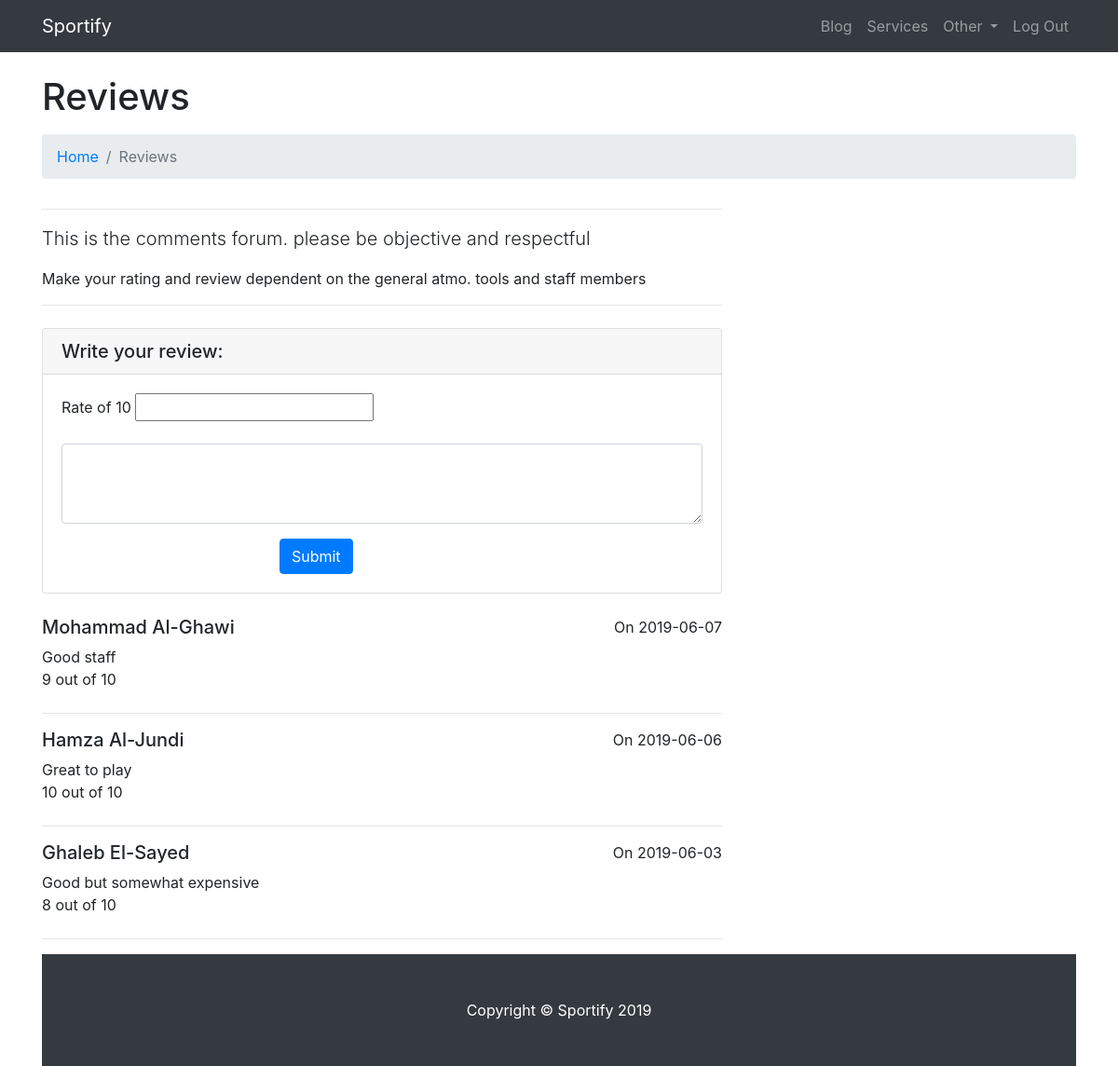
The page /reviews.php?id=47 on the database its author committed.
### tables this page shows
CREATE TABLE `review` (
  `id` int(11) NOT NULL,
  `text` text NOT NULL,
  `date` date NOT NULL,
  `rate` int(11) NOT NULL
);

CREATE TABLE `client` (
  `id` int(11) NOT NULL,
  `fname` varchar(50) NOT NULL,
  `lname` varchar(50) NOT NULL,
  `phone` int(11) NOT NULL,
  `birthdate` date NOT NULL,
  `un` varchar(50) NOT NULL,
  `pw` varchar(50) NOT NULL,
  `fitlevel` varchar(50) NOT NULL,
  `longitude` double NOT NULL,
  `latitude` double NOT NULL
);

### reviews.php (the view, shortened to what this page needs)
<!DOCTYPE html>
<?php
$con=mysqli_connect("localhost","root","","sportify");
$id = $_GET['id'];
$revq = "SELECT review.rate, review.text, review.date, client.fname, client.lname from review INNER join revsub ON revsub.rid = review.id INNER join activity on revsub.actid = activity.id INNER JOIN client on client.id = revsub.cid where revsub.actid = $id order by review.date desc";
$res = mysqli_query($con, $revq);
$typeQ = "SELECT type from activity where id=$id";
$Typeres = mysqli_query($con, $typeQ);
$rrr = mysqli_fetch_array($Typeres);
$t = $rrr[0];
?>
<html lang="en">
<head>
  <link href="vendor/bootstrap/css/bootstrap.min.css" rel="stylesheet">
  <link href="css/modern-business.css" rel="stylesheet">
</head>
<body>
    <nav class="navbar fixed-top navbar-expand-lg navbar-dark bg-dark fixed-top">
    <div class="container">
      <a class="navbar-brand" href="index.php">Sportify</a>
      <div class="collapse navbar-collapse" id="navbarResponsive">
        <ul class="navbar-nav ml-auto">
		<li class="nav-item">
            <a class="nav-link" href="blog.php">Blog</a>
          </li>
          <li class="nav-item">
            <a class="nav-link" href="services.html">Services</a>
          </li>
          <li class="nav-item dropdown">
            <a class="nav-link dropdown-toggle" href="#" id="navbarDropdownBlog" data-toggle="dropdown" aria-haspopup="true" aria-expanded="false">
              Other
            </a>
          </li>
		<li class="nav-item">
            <a class="nav-link" href="logout.php">Log Out</a>
          </li>
		</ul>
      </div>
    </div>
  </nav>
  <div class="container">
    <h1 class="mt-4 mb-3">Reviews
      </h1>
    <ol class="breadcrumb">
      <li class="breadcrumb-item">
        <a href="activityredi.php?id=<?php echo $id."&t=$t"; ?>"> Home</a>
      </li>
      <li class="breadcrumb-item active">Reviews</li>
    </ol>
    <div class="row">
      <div class="col-lg-8">
        <hr>
        <p class="lead"> This is the comments forum. please be objective and respectful</p>
        <p>Make your rating and review dependent on the general atmo. tools and staff members</p>
        <hr>
        <div class="card my-4">
          <h5 class="card-header">Write your review:</h5>
          <div class="card-body">
            <form method="post" action="<?php echo $_SERVER['PHP_SELF']."?id=$id"; ?>">
				Rate of 10 <input type="number" name="rate">
              <div class="form-group">
<br>
			   <textarea name="text" class="form-control" rows="3"></textarea>
              </div>
              <button  name ="comment" type="submit" class="btn btn-primary">Submit</button>
            </form>
          </div>
        </div>
<?php while($rev = mysqli_fetch_array($res)){
echo "<div class='media mb-4'>";
echo  "<div class='media-body'>";
echo "<h5 class='mt-0'>". $rev['fname']." ". $rev['lname']."</h5>";
echo $rev['text'];
echo "<br>";
echo $rev['rate']. " out of 10" ;
echo "</div>";
echo "On ". $rev['date'];
echo "</div>";
echo "<hr>";
}?>
    </div>
  </div>
  <footer class="py-5 bg-dark">
    <div class="container">
      <p class="m-0 text-center text-white">Copyright &copy; Sportify 2019</p>
    </div>
  </footer>
</body>
</html>

### css/modern-business.css (style rules this page uses)
body { padding-top: 56px; }
.btn-primary { position:relative; left: 34%; }
body { background-color: #FFFFFF; }

### rows shown on the page
review: client.fname "Mohammad", client.lname "Al-Ghawi", text "Good staff", rate "9", date "2019-06-07"
review: client.fname "Hamza", client.lname "Al-Jundi", text "Great to play", rate "10", date "2019-06-06"
review: client.fname "Ghaleb", client.lname "El-Sayed", text "Good but somewhat expensive", rate "8", date "2019-06-03"
